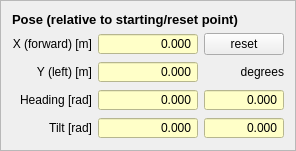
          <widget class="QFrame" name="frame_3">
           <property name="sizePolicy">
            <sizepolicy hsizetype="Preferred" vsizetype="Minimum">
             <horstretch>0</horstretch>
             <verstretch>0</verstretch>
            </sizepolicy>
           </property>
           <property name="maximumSize">
            <size>
             <width>365</width>
             <height>16777215</height>
            </size>
           </property>
           <property name="frameShape">
            <enum>QFrame::StyledPanel</enum>
           </property>
           <property name="frameShadow">
            <enum>QFrame::Sunken</enum>
           </property>
           <layout class="QGridLayout" name="gridLayout_4">
            <item row="1" column="2">
             <widget class="QPushButton" name="robot_pose_reset">
              <property name="toolTip">
               <string notr="true">Reset robot pose and distance to 0.0</string>
              </property>
              <property name="text">
               <string>reset</string>
              </property>
             </widget>
            </item>
            <item row="1" column="0">
             <widget class="QLabel" name="label_28">
              <property name="text">
               <string>X (forward) [m]</string>
              </property>
              <property name="alignment">
               <set>Qt::AlignRight|Qt::AlignTrailing|Qt::AlignVCenter</set>
              </property>
             </widget>
            </item>
            <item row="1" column="1">
             <widget class="QDoubleSpinBox" name="robot_pose_x">
              <property name="minimumSize">
               <size>
                <width>100</width>
                <height>0</height>
               </size>
              </property>
              <property name="styleSheet">
               <string notr="true">background-color: rgb(255, 255, 200);</string>
              </property>
              <property name="locale">
               <locale language="C" country="AnyCountry"/>
              </property>
              <property name="alignment">
               <set>Qt::AlignRight|Qt::AlignTrailing|Qt::AlignVCenter</set>
              </property>
              <property name="readOnly">
               <bool>true</bool>
              </property>
              <property name="buttonSymbols">
               <enum>QAbstractSpinBox::NoButtons</enum>
              </property>
              <property name="decimals">
               <number>3</number>
              </property>
              <property name="minimum">
               <double>-999999.000000000000000</double>
              </property>
              <property name="maximum">
               <double>999999.989999999990687</double>
              </property>
             </widget>
            </item>
            <item row="2" column="0">
             <widget class="QLabel" name="label_29">
              <property name="text">
               <string>Y (left) [m]</string>
              </property>
              <property name="alignment">
               <set>Qt::AlignRight|Qt::AlignTrailing|Qt::AlignVCenter</set>
              </property>
             </widget>
            </item>
            <item row="2" column="1">
             <widget class="QDoubleSpinBox" name="robot_pose_y">
              <property name="styleSheet">
               <string notr="true">background-color: rgb(255, 255, 200);</string>
              </property>
              <property name="locale">
               <locale language="C" country="AnyCountry"/>
              </property>
              <property name="alignment">
               <set>Qt::AlignRight|Qt::AlignTrailing|Qt::AlignVCenter</set>
              </property>
              <property name="readOnly">
               <bool>true</bool>
              </property>
              <property name="buttonSymbols">
               <enum>QAbstractSpinBox::NoButtons</enum>
              </property>
              <property name="decimals">
               <number>3</number>
              </property>
              <property name="minimum">
               <double>-999999.000000000000000</double>
              </property>
              <property name="maximum">
               <double>999999.989999999990687</double>
              </property>
             </widget>
            </item>
            <item row="3" column="0">
             <widget class="QLabel" name="label_30">
              <property name="text">
               <string>Heading [rad]</string>
              </property>
              <property name="alignment">
               <set>Qt::AlignRight|Qt::AlignTrailing|Qt::AlignVCenter</set>
              </property>
             </widget>
            </item>
            <item row="3" column="1">
             <widget class="QDoubleSpinBox" name="robot_pose_h">
              <property name="styleSheet">
               <string notr="true">background-color: rgb(255, 255, 200);</string>
              </property>
              <property name="locale">
               <locale language="C" country="AnyCountry"/>
              </property>
              <property name="alignment">
               <set>Qt::AlignRight|Qt::AlignTrailing|Qt::AlignVCenter</set>
              </property>
              <property name="readOnly">
               <bool>true</bool>
              </property>
              <property name="buttonSymbols">
               <enum>QAbstractSpinBox::NoButtons</enum>
              </property>
              <property name="decimals">
               <number>3</number>
              </property>
              <property name="minimum">
               <double>-999999.000000000000000</double>
              </property>
              <property name="maximum">
               <double>999999.989999999990687</double>
              </property>
             </widget>
            </item>
            <item row="5" column="1">
             <widget class="QDoubleSpinBox" name="robot_tilt">
              <property name="styleSheet">
               <string notr="true">background-color: rgb(255, 255, 200);</string>
              </property>
              <property name="locale">
               <locale language="C" country="AnyCountry"/>
              </property>
              <property name="alignment">
               <set>Qt::AlignRight|Qt::AlignTrailing|Qt::AlignVCenter</set>
              </property>
              <property name="readOnly">
               <bool>true</bool>
              </property>
              <property name="buttonSymbols">
               <enum>QAbstractSpinBox::NoButtons</enum>
              </property>
              <property name="decimals">
               <number>3</number>
              </property>
              <property name="minimum">
               <double>-999999.000000000000000</double>
              </property>
              <property name="maximum">
               <double>999999.989999999990687</double>
              </property>
             </widget>
            </item>
            <item row="5" column="0">
             <widget class="QLabel" name="label_125">
              <property name="minimumSize">
               <size>
                <width>0</width>
                <height>0</height>
               </size>
              </property>
              <property name="text">
               <string>Tilt [rad]</string>
              </property>
              <property name="alignment">
               <set>Qt::AlignRight|Qt::AlignTrailing|Qt::AlignVCenter</set>
              </property>
             </widget>
            </item>
            <item row="3" column="2">
             <widget class="QDoubleSpinBox" name="robot_pose_h_2">
              <property name="styleSheet">
               <string notr="true">background-color: rgb(255, 255, 200);</string>
              </property>
              <property name="locale">
               <locale language="C" country="AnyCountry"/>
              </property>
              <property name="alignment">
               <set>Qt::AlignRight|Qt::AlignTrailing|Qt::AlignVCenter</set>
              </property>
              <property name="readOnly">
               <bool>true</bool>
              </property>
              <property name="buttonSymbols">
               <enum>QAbstractSpinBox::NoButtons</enum>
              </property>
              <property name="decimals">
               <number>3</number>
              </property>
              <property name="minimum">
               <double>-999999.000000000000000</double>
              </property>
              <property name="maximum">
               <double>999999.989999999990687</double>
              </property>
             </widget>
            </item>
            <item row="2" column="2">
             <widget class="QLabel" name="label_76">
              <property name="text">
               <string>degrees</string>
              </property>
              <property name="alignment">
               <set>Qt::AlignRight|Qt::AlignTrailing|Qt::AlignVCenter</set>
              </property>
             </widget>
            </item>
            <item row="5" column="2">
             <widget class="QDoubleSpinBox" name="robot_tilt_2">
              <property name="styleSheet">
               <string notr="true">background-color: rgb(255, 255, 200);</string>
              </property>
              <property name="locale">
               <locale language="C" country="AnyCountry"/>
              </property>
              <property name="alignment">
               <set>Qt::AlignRight|Qt::AlignTrailing|Qt::AlignVCenter</set>
              </property>
              <property name="readOnly">
               <bool>true</bool>
              </property>
              <property name="buttonSymbols">
               <enum>QAbstractSpinBox::NoButtons</enum>
              </property>
              <property name="decimals">
               <number>3</number>
              </property>
              <property name="minimum">
               <double>-999999.000000000000000</double>
              </property>
              <property name="maximum">
               <double>999999.989999999990687</double>
              </property>
             </widget>
            </item>
            <item row="0" column="0" colspan="3">
             <widget class="QLabel" name="label_32">
              <property name="font">
               <font>
                <pointsize>10</pointsize>
                <weight>75</weight>
                <bold>true</bold>
               </font>
              </property>
              <property name="text">
               <string>Pose (relative to starting/reset point)</string>
              </property>
             </widget>
            </item>
           </layout>
          </widget>
